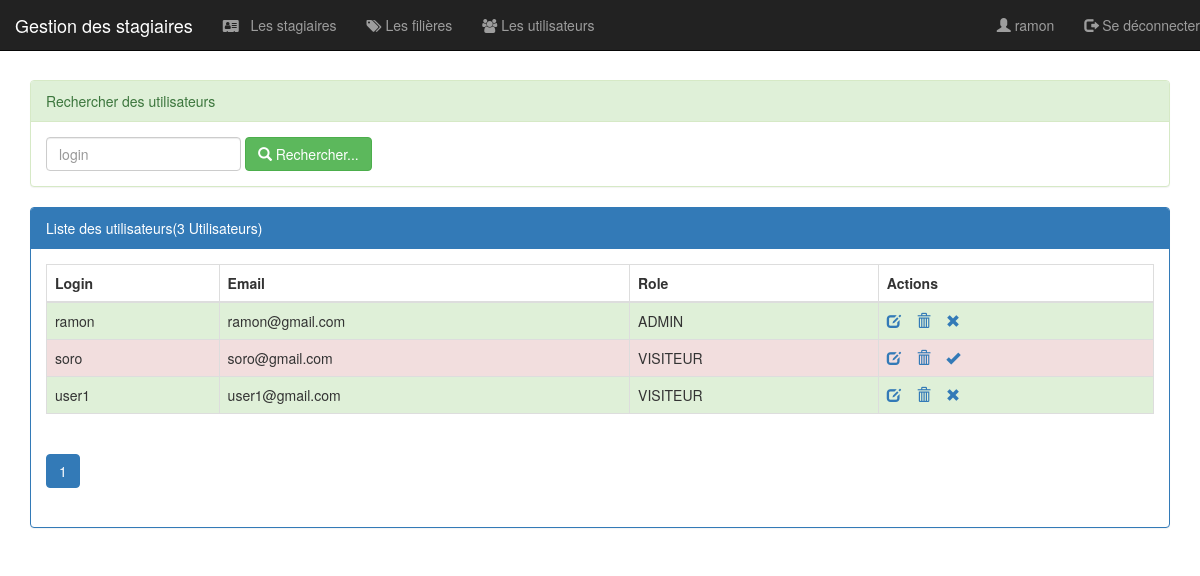
Screenshot of /pages/utilisateurs.php (signed in) with the database file from the repository.
### tables this page shows
create table utilisateur(
    idUtilisateur int(4) auto_increment primary key ,
    login varchar (50),
    email varchar (225),
    role varchar (50),  
    etat int (1),  
    pwd varchar(225)
);

### pages/utilisateurs.php (the view, shortened to what this page needs)
<?php
    require_once("connexion_bd.php");
   $login = isset($_GET['login'])?$_GET['login']:"";
    $size = isset($_GET['size'])?$_GET['size']:4;
    $page = isset($_GET['page'])?$_GET['page']:1;
    $requete_user = "select * from utilisateur where login like '%$login%'";
    $requetecount = "select count(*) countU from utilisateur";
    $resultat_utilisateur = $pdo->query($requete_user);
    $resultat = $pdo->query($requetecount);
    $tabcount = $resultat->fetch();
    $nombre_utilisateur = $tabcount['countU'];
    $reste =  $nombre_utilisateur % $size ;
    if($reste===0){
        $nombre_page =  $nombre_utilisateur / $size;
    }else
        $nombre_page = floor( $nombre_utilisateur / $size) + 1;
?>
<!DOCTYPE HTML>
<html>
    <head>
        <link rel="stylesheet" type="text/css" href="../css/bootstrap.min.css">
        <link rel="stylesheet" type="text/css" href="../css/monstyle.css">
    </head>
    <body>
        <?php include("menu.php"); ?>
        <div class="container">
            <div class="panel panel-success margetop">
                <div class="panel-heading">Rechercher des utilisateurs</div>
                <div class="panel-body">
                    <form method="get" action="utilisateurs.php" class="form-inline">
                        <div class="form-group">
                            <input type="text" name="login" placeholder="login" class="form-control" value="<?php echo $login; ?>">
                        </div>
                        <button type="submit" class="btn btn-success">
                            <span class="glyphicon glyphicon-search"></span> Rechercher...
                        </button>
                    </form>
                </div>
            </div>
            <div class="panel panel-primary ">
                <div class="panel-heading">Liste des utilisateurs(<?php echo $nombre_utilisateur?> Utilisateurs)</div>
                <div class="panel-body">
                    <table class="table table-striped table-bordered">
                        <thead>
                            <tr>
                                <th>Login </th>
                                <th>Email </th>
                                <th>Role </th>
                                <th>Actions</th>
                            </tr>
                        </thead>
                        <tbody>
                               <?php
                                 while($utilisateur = $resultat_utilisateur->fetch()){  ?>
                                    <tr class="<?php echo $utilisateur['etat']==1?'success':'danger'
                                               ?>">
                                        <td> <?php echo $utilisateur['login'] ?></td>
                                        <td> <?php echo $utilisateur['email'] ?></td>
                                        <td> <?php echo $utilisateur['role'] ?></td>
                                        <td>
                                            <a href="editer_utilisateur.php?idU=<?php echo $utilisateur['idUtilisateur'] ?>">
                                                <span class="glyphicon glyphicon-edit"></span>
                                            </a>
                                            <a onclick="return confirm('Etes-vous sûr de vouloir supprimer cet utilisateur ?')"
                                               href="supprimer_utilisateur.php?idU=<?php echo $utilisateur['idUtilisateur'] ?> ">
                                                <span class="glyphicon glyphicon-trash"></span>
                                            </a>
                                            <a href="activer_utilisateur.php?idU=<?php echo $utilisateur['idUtilisateur'] ?> &etat=<?php echo $utilisateur['etat'] ?>">
                                                <?php
                                                    if($utilisateur['etat']==1)
                                                        echo ' <span class="glyphicon glyphicon-remove"></span>';
                                                    else{
                                                        echo ' <span class="glyphicon glyphicon-ok"></span>';
                                                    }
                                                ?>
                                            </a>
                                        </td>
                                     </tr>
                                <?php } ?>
                        </tbody>
                    </table>
                    <div>
                        <ul class="pagination ">
                            <?php for($i=1; $i<=$nombre_page; $i++){ ?>
                               <li class=" <?php if($i==$page) echo 'active' ?> ">
                                   <a href="utilisateurs.php?page= <?php  echo $i ; ?>&login=<?php echo $login; ?>" >
                                       <?php  echo $i ; ?>
                                   </a>
                               </li>
                            <?php } ?>
                        </ul>
                    </div>
                </div>
            </div>
        </div>
    </body>
</html>

### pages/menu.php (shortened to what this page needs)
<!DOCTYPE HTML>
<html>
    <head>
        <link rel="stylesheet" type="text/css" href="../css/bootstrap.min.css">
        <link rel="stylesheet" type="text/css" href="../css/font-awesome.min.css">
        <link rel="stylesheet" type="text/css" href="../css/monstyle.css">
    </head>
    <body>
    <nav class="navbar navbar-inverse navbar-fixed-top">
        <div class="container_fluid">
            <div class="navbar-header">
                <a href="../index.php" class="navbar-brand">Gestion des stagiaires</a>
            </div>
            <ul class="nav navbar-nav">
                <li><a href="stagiaires.php">
                        <i class="fa fa-vcard"></i>
                        &nbsp Les stagiaires
                    </a>
                </li>
                <li><a href="filieres.php">
                         <i class="fa fa-tags"></i>
                            Les filières
                    </a>
                </li>
            <?php if($_SESSION['user']['role']=="ADMIN") {?>
                <li><a href="utilisateurs.php">
                        <i class="fa fa-users"></i>
                        Les utilisateurs
                    </a>
                </li>
            <?php  } ?>
            </ul>
            <ul class="nav navbar-nav navbar-right">
                <li>
                    <a href="editer_utilisateur.php?id=<?php echo $_SESSION['user']['idUtilisateur'] ?>"><i class="glyphicon glyphicon-user"></i>
                        <?php echo ' '. $_SESSION['user']['login']  ?>
                    </a>
                </li>
                <li>
                    <a href="deconnexion.php"><i class="glyphicon glyphicon-log-out"></i>&nbsp;Se               déconnecter
                    </a>
                </li>
            </ul>
        </div>
    </nav>
    </body>
</html>

### css/monstyle.css (style rules this page uses)
.margetop { margin-top: 80px; }
.form-control { position: relative ; }

### rows the page displays
utilisateur: login "ramon", email "ramon@gmail.com", role "ADMIN", etat 1 (drawn)
utilisateur: login "soro", email "soro@gmail.com", role "VISITEUR", etat 0 (drawn)
utilisateur: login "user1", email "user1@gmail.com", role "VISITEUR", etat 1 (drawn)

### other values shown
$_SESSION['user']['login'] "ramon"
$nombre_utilisateur "3"
